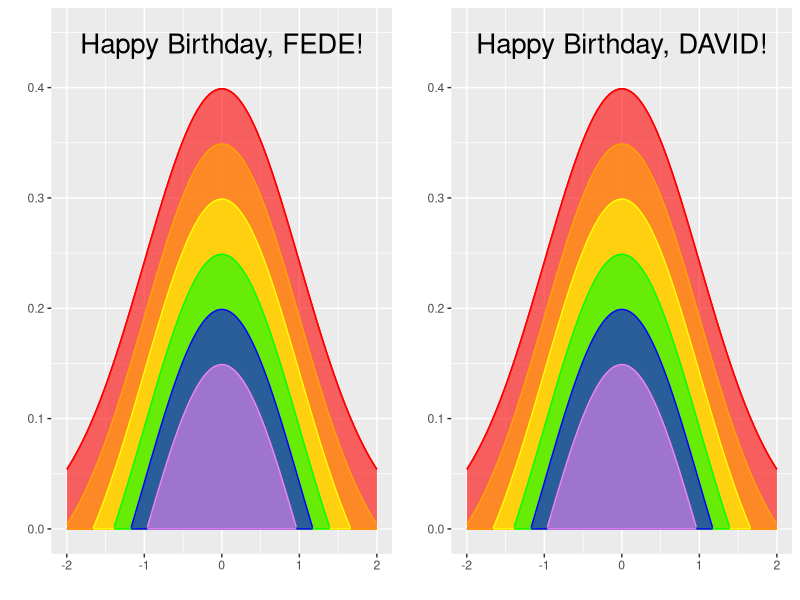

R code for this plot:
rm(list = ls())
library(ggplot2)
library(gridExtra)

plot.fun <- function(message) {
  # generate draws from a normal distribution
	x <- seq(-2, 2, 0.01)
	y1 <- dnorm(x, 0, 1) 
	y2 <- dnorm(x, 0, 1) - .05
	y3 <- dnorm(x, 0, 1) - .1
	y4 <- dnorm(x, 0, 1) - .15
	y5 <- dnorm(x, 0, 1) - .2
	y6 <- dnorm(x, 0, 1) - .25

	# make data frames for plotting
	xddf1 <- data.frame(x = x, y = y1)
	xddf2 <- data.frame(x = x, y = y2)
	xddf3 <- data.frame(x = x, y = y3)
	xddf4 <- data.frame(x = x, y = y4)
	xddf5 <- data.frame(x = x, y = y5)
	xddf6 <- data.frame(x = x, y = y6)

	# plot distributions
	qplot(x, y, data = xddf1, geom = "line", colour=I("red"), ylim = c(0, .45), ylab = "", xlab = "") +
		geom_ribbon(data=xddf1, aes(ymax=y), ymin=0, fill="red", colour="red", alpha=0.6) +
		geom_ribbon(data=xddf2, aes(ymax=y), ymin=0, fill="orange", colour="orange", alpha=0.6) +
		geom_ribbon(data=xddf3, aes(ymax=y), ymin=0, fill="yellow", colour="yellow", alpha=0.6) +
		geom_ribbon(data=xddf4, aes(ymax=y), ymin=0, fill="green", colour="green", alpha=0.6) +
		geom_ribbon(data=xddf5, aes(ymax=y), ymin=0, fill="blue", colour="blue", alpha=0.6) +
		geom_ribbon(data=xddf6, aes(ymax=y), ymin=0, fill="violet", colour="violet", alpha=0.6) + 
		annotate("text", x = 0, y = 0.44, size = 7, label = message)
}

# automate this process for multiple birthdays
birthday.fun <- function(birthday.friend) {
	message <- paste0("Happy Birthday, ", birthday.friend, "!")
	plot.fun(message = message)
}

plot1 <- birthday.fun(birthday.friend = "FEDE")
plot2 <- birthday.fun(birthday.friend = "DAVID")

grid.arrange(plot1, plot2, ncol=2)